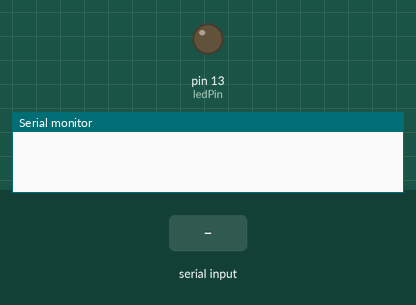
Recording of a sketch running on a simulated Arduino Uno, built with avr-gcc and run on an emulated ATmega328P. Parts: output pins drawn as LEDs (lit = HIGH), the last lines printed to the serial monitor. The test bench sets the inputs (shaded band).

Above: at 1.2 s.
1.3 s: "on\n" received over Serial
At 1.7 s:
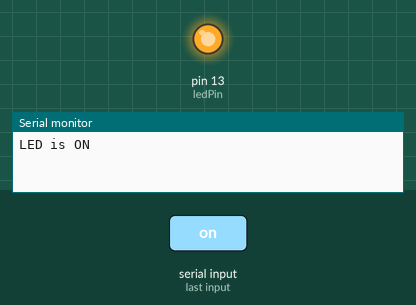
2.8 s: "off\n" received over Serial
At 4.1 s:
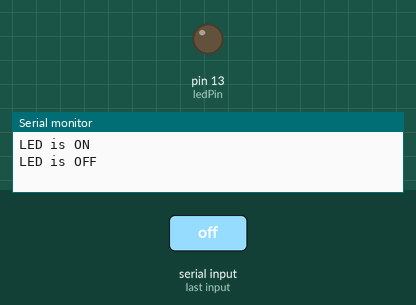
Timing chart, 0 to 5.8 s (numbered marks = the images above; inputs shaded):
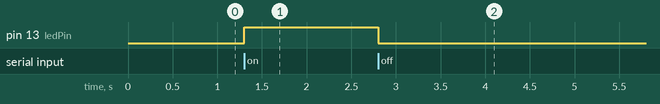

Measured:
- after the input at 1.3 s, pin 13 (ledPin): LOW → HIGH at once
- after the input at 2.8 s, pin 13 (ledPin): HIGH → LOW at once

The sketch:

Working_Python_Connection.ino
```cpp
const int ledPin = LED_BUILTIN;

void setup() {
  pinMode(ledPin, OUTPUT);
  Serial.begin(9600);
}

void loop() {
  if (Serial.available() > 0) {
    String command = Serial.readStringUntil('\n');
    command.trim();
    if (command.equalsIgnoreCase("on")) {
      digitalWrite(ledPin, HIGH);
      Serial.println("LED is ON");
    } else if (command.equalsIgnoreCase("off")) {
      digitalWrite(ledPin, LOW);
      Serial.println("LED is OFF");
    }
  }
}
```
